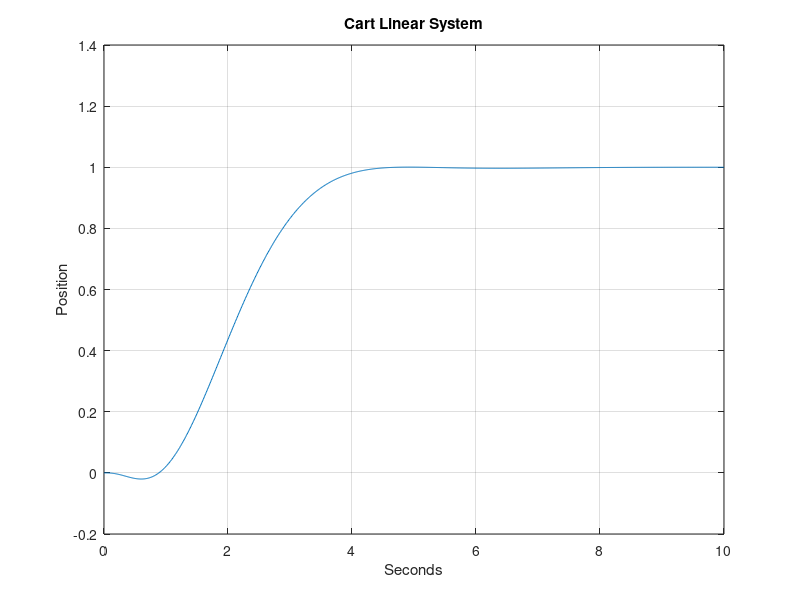

The MATLAB source for this figure: (Note: this script raises an error after producing the figure.)
% Creator: Ian Hudis 
% last updated: 4/10/20
% Some code borrowed from Professor Jacob Glower
%% problems 1 through 3  cart and pendulum -> LQG Control

% Problem 1 -> find Kx and Kz
%time domain
 t = 0:0.01:10;

%from hw 5
A = [0 0 1 0;
     0 0 0 1;
     0 -6.533 0 0;
     0 16.333 0 0]; 
B = [0; 0; 0.333; -0.333]; 
C = [1,0,0,0];
D = 0;

%2 percent settling time (4 seconds)
T= 4/4; %(YeS tHiS iS jUsT 1)
% no overshoot e 
DR= 1;
theta = acos(DR);

%rescale hw 5 data for Q and r
 A5 = [A, zeros(4,1) ; C, 0];
 B5u = [B ; 0];
 B5r = [0;0;0;0;-1];
C5 = [C,0];

q = [0, 0, 0, 0, 1]; %initial guess to slow


%figure out Q (optimization)
while(1)
Q=diag(q); % too slow 

K5 = lqr(A5, B5u, Q,1);
eigen = eig(A5-B5u*K5); %check if too fast or too slow
 

 G = ss(A5-B5u*K5,B5r, C5, 0);
 y = step(G,t);
 

 %corrects the speed of the system
 if y(400) <= 0.98
 q(5)=q(5)+1;
 else
     break;
 end
 
  %corrects overshoot/damping ratio
 if any(y > 1.0005) % overshoot detected
     q(1)=q(1)+1;
 end
 
 

  % display linear system
  figure(1)
  plot(t,y);
 xlabel('Seconds');
 title('Cart Linear System');
 grid on;
 pause(0.001);
end
 

%display stuff
Q = q %shows the Q
%displays kx and kz
 Kx=K5(1:4) 
 Kz=K5(5) 
%final eigen values
eigen




 % Problem 2 -> display linear system
  figure(1)
  plot(t,y);
 xlabel('Seconds');
 ylabel('Position');
 title('Cart Linear System');
 grid on;

 

 
 % Problem 3 -> cart and pendulum nonlinear simulation
 X = zeros(4,1);
dX = zeros(4,1);
Ref = 1;
dt = 0.01;
U = 0;
t = 0;
Z = 0;
y = [];
while(t < 10)
 Ref = sign(sin(0.1*t));
 U = -Kz*Z - Kx*X;
 dX = CartDynamics(X, U);
 dZ = X(1) - Ref;
 X = X + dX * dt;
 Z = Z + dZ * dt;
 t = t + dt;
 CartDisplay(X, Ref);
 y = [y; X(1)];
end

clf
t = [1:length(y)]' * 0.01;
figure(2)
plot(t, y);
 xlabel('Seconds');
 ylabel('Position');
 title('Cart Nonlinear Simulation');
grid on

